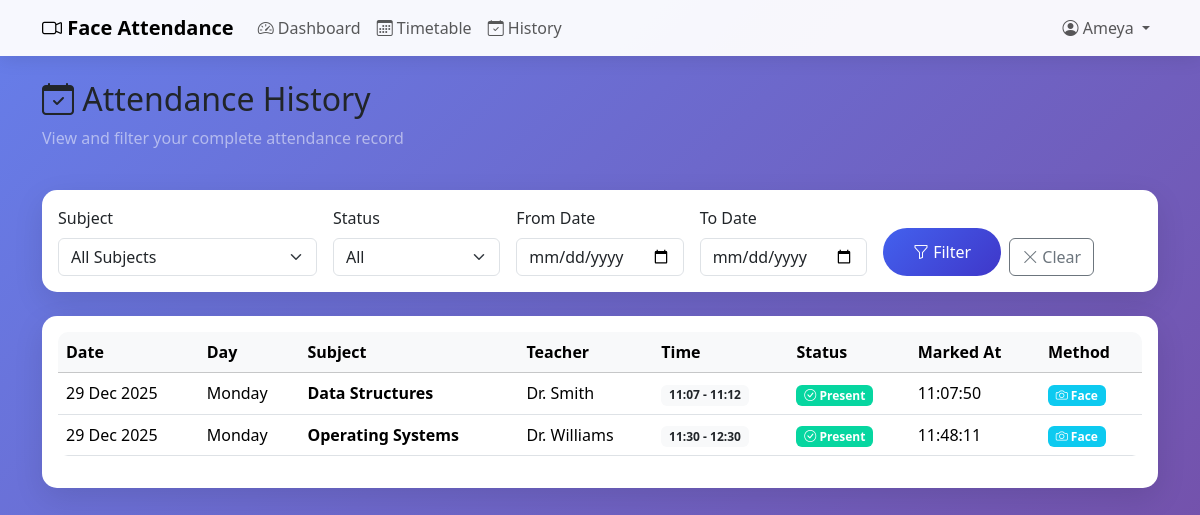
/attendance/history/ (signed in), run on the app's committed database.
### core/models.py (models this page shows, shortened)
class Student(models.Model):
    user = models.OneToOneField(User, on_delete=models.CASCADE, related_name='student_profile')
    roll_no = models.CharField(max_length=20, unique=True)
    name = models.CharField(max_length=100)
    classroom = models.ForeignKey(Classroom, on_delete=models.CASCADE, related_name='students')
    face_folder_name = models.CharField(max_length=100, blank=True, help_text="Folder name in known_faces/")
    photo_straight = models.CharField(max_length=255, blank=True, help_text="Front-facing photo path")
    photo_left = models.CharField(max_length=255, blank=True, help_text="Looking left photo path")
    photo_right = models.CharField(max_length=255, blank=True, help_text="Looking right photo path")
    class Meta:
        ordering = ['roll_no']

class Attendance(models.Model):
    STATUS_CHOICES = [
        ('present', 'Present'),
        ('absent', 'Absent'),
        ('late', 'Late'),
    ]
    lecture = models.ForeignKey(Lecture, on_delete=models.CASCADE, related_name='attendance_records')
    student = models.ForeignKey(Student, on_delete=models.CASCADE, related_name='attendance_records')
    status = models.CharField(max_length=10, choices=STATUS_CHOICES, default='absent')
    marked_at = models.DateTimeField(null=True, blank=True)
    marked_by_face_recognition = models.BooleanField(default=False)
    class Meta:
        unique_together = ['lecture', 'student']
        ordering = ['student__roll_no']

class Lecture(models.Model):
    STATUS_CHOICES = [
        ('scheduled', 'Scheduled'),
        ('active', 'Active'),  # Attendance can be marked
        ('completed', 'Completed'),
        ('cancelled', 'Cancelled'),
    ]
    timetable = models.ForeignKey(Timetable, on_delete=models.CASCADE, related_name='lectures')
    date = models.DateField(default=timezone.now)
    status = models.CharField(max_length=20, choices=STATUS_CHOICES, default='scheduled')
    started_at = models.DateTimeField(null=True, blank=True)
    ended_at = models.DateTimeField(null=True, blank=True)
    carried_from = models.ForeignKey('self', on_delete=models.SET_NULL, null=True, blank=True,
                                      related_name='carried_to',
                                      help_text="Previous lecture from which attendance was carried forward")
    class Meta:
        ordering = ['-date', '-started_at']
        unique_together = ['timetable', 'date']

class Timetable(models.Model):
    DAYS_OF_WEEK = [
        (0, 'Monday'),
        (1, 'Tuesday'),
        (2, 'Wednesday'),
        (3, 'Thursday'),
        (4, 'Friday'),
        (5, 'Saturday'),
        (6, 'Sunday'),
    ]
    room = models.ForeignKey(Room, on_delete=models.CASCADE, related_name='timetable_entries', null=True, blank=True)
    classroom = models.ForeignKey(Classroom, on_delete=models.CASCADE, related_name='timetable_entries')
    subject = models.ForeignKey(Subject, on_delete=models.CASCADE, related_name='timetable_entries')
    teacher = models.ForeignKey(Teacher, on_delete=models.CASCADE, related_name='timetable_entries')
    day_of_week = models.IntegerField(choices=DAYS_OF_WEEK)
    start_time = models.TimeField()
    end_time = models.TimeField()
    is_recurring = models.BooleanField(default=True, help_text="False for extra/one-time lectures")
    extra_date = models.DateField(null=True, blank=True, help_text="Specific date for non-recurring lectures")
    class Meta:
        ordering = ['day_of_week', 'start_time']
        unique_together = ['room', 'day_of_week', 'start_time']

class Subject(models.Model):
    name = models.CharField(max_length=100)
    code = models.CharField(max_length=20, unique=True)  # e.g., "CS101"
    class Meta:
        ordering = ['code']

class Teacher(models.Model):
    user = models.OneToOneField(User, on_delete=models.CASCADE, related_name='teacher_profile', null=True, blank=True)
    name = models.CharField(max_length=100)
    email = models.EmailField(blank=True)
    class Meta:
        ordering = ['name']

### core/views.py (the view)
# urls.py: path('attendance/history/', views.attendance_history, name='attendance_history'),
@login_required
def attendance_history(request):
    try:
        student = request.user.student_profile
    except Student.DoesNotExist:
        messages.error(request, "You don't have a student profile.")
        return redirect('login')
    subject_filter = request.GET.get('subject', '')
    status_filter = request.GET.get('status', '')
    date_from = request.GET.get('date_from', '')
    date_to = request.GET.get('date_to', '')
    attendance_records = Attendance.objects.filter(student=student).select_related(
        'lecture', 'lecture__timetable', 'lecture__timetable__subject',
        'lecture__timetable__teacher'
    ).order_by('-lecture__date')
    if subject_filter:
        attendance_records = attendance_records.filter(lecture__timetable__subject_id=subject_filter)
    if status_filter:
        attendance_records = attendance_records.filter(status=status_filter)
    if date_from:
        attendance_records = attendance_records.filter(lecture__date__gte=date_from)
    if date_to:
        attendance_records = attendance_records.filter(lecture__date__lte=date_to)
    subjects = Subject.objects.filter(
        timetable_entries__classroom=student.classroom
    ).distinct()
    context = {
        'student': student,
        'attendance_records': attendance_records,
        'subjects': subjects,
        'selected_subject': subject_filter,
        'selected_status': status_filter,
        'date_from': date_from,
        'date_to': date_to,
    }
    return render(request, 'core/attendance_history.html', context)

### templates/core/attendance_history.html (shortened to what this page needs)
{% extends 'base.html' %}
{% block content %}
<div class="row mb-4">
    <div class="col-12">
        <h2><i class="bi bi-calendar-check"></i> Attendance History</h2>
        <p class="text-white-50">View and filter your complete attendance record</p>
    </div>
</div>
<div class="card mb-4">
    <div class="card-body">
        <form method="get" class="row g-3">
            <div class="col-md-3">
                <label class="form-label">Subject</label>
                <select name="subject" class="form-select">
                    <option value="">All Subjects</option>
                </select>
            </div>
            <div class="col-md-2">
                <label class="form-label">Status</label>
                <select name="status" class="form-select">
                    <option value="">All</option>
                </select>
            </div>
            <div class="col-md-2">
                <label class="form-label">From Date</label>
                <input type="date" name="date_from" class="form-control" value="{{ date_from }}">
            </div>
            <div class="col-md-2">
                <label class="form-label">To Date</label>
                <input type="date" name="date_to" class="form-control" value="{{ date_to }}">
            </div>
            <div class="col-md-3 d-flex align-items-end">
                <button type="submit" class="btn btn-primary me-2">
                    <i class="bi bi-funnel"></i> Filter
                </button>
                <a href="{% url 'attendance_history' %}" class="btn btn-outline-secondary">
                    <i class="bi bi-x-lg"></i> Clear
                </a>
            </div>
        </form>
    </div>
</div>
<div class="card">
    <div class="card-body">
        {% if attendance_records %}
        <div class="table-responsive">
            <table class="table table-hover">
                <thead class="table-light">
                    <tr>
                        <th>Date</th>
                        <th>Day</th>
                        <th>Subject</th>
                        <th>Teacher</th>
                        <th>Time</th>
                        <th>Status</th>
                        <th>Marked At</th>
                        <th>Method</th>
                    </tr>
                </thead>
                <tbody>
                    {% for record in attendance_records %}
                    <tr>
                        <td>{{ record.lecture.date|date:"d M Y" }}</td>
                        <td>{{ record.lecture.date|date:"l" }}</td>
                        <td><strong>{{ record.lecture.timetable.subject.name }}</strong></td>
                        <td>{{ record.lecture.timetable.teacher.name }}</td>
                        <td>
                            <span class="badge bg-light text-dark">
                                {{ record.lecture.timetable.start_time|time:"H:i" }} - {{ record.lecture.timetable.end_time|time:"H:i" }}
                            </span>
                        </td>
                        <td>
                            <span class="badge badge-{{ record.status }}">
                                {% if record.status == 'present' %}
                                <i class="bi bi-check-circle"></i>
                                {% elif record.status == 'absent' %}
                                <i class="bi bi-x-circle"></i>
                                {% else %}
                                <i class="bi bi-clock"></i>
                                {% endif %}
                                {{ record.status|title }}
                            </span>
                        </td>
                        <td>
                            {% if record.marked_at %}
                            {{ record.marked_at|time:"H:i:s" }}
                            {% else %}
                            -
                            {% endif %}
                        </td>
                        <td>
                            {% if record.marked_by_face_recognition %}
                            <span class="badge bg-info">
                                <i class="bi bi-camera"></i> Face
                            </span>
                            {% elif record.status == 'present' %}
                            <span class="badge bg-secondary">
                                <i class="bi bi-pencil"></i> Manual
                            </span>
                            {% else %}
                            -
                            {% endif %}
                        </td>
                    </tr>
                    {% endfor %}
                </tbody>
            </table>
        </div>
        {% endif %}
    </div>
</div>
{% endblock %}

### templates/base.html (shortened to what this page needs)
<!DOCTYPE html>
<html lang="en">
<head>
    <link href="https://cdn.jsdelivr.net/npm/bootstrap@5.3.2/dist/css/bootstrap.min.css" rel="stylesheet">
    <link rel="stylesheet" href="https://cdn.jsdelivr.net/npm/bootstrap-icons@1.11.1/font/bootstrap-icons.css">
</head>
<body>
    {% if user.is_authenticated %}
    <nav class="navbar navbar-expand-lg navbar-light bg-light mb-4">
        <div class="container">
            {% if user.teacher_profile %}
            <a class="navbar-brand fw-bold text-success" href="{% url 'teacher_dashboard' %}">
                <i class="bi bi-person-workspace"></i> Teacher Portal
            </a>
            <button class="navbar-toggler" type="button" data-bs-toggle="collapse" data-bs-target="#navbarNav">
                <span class="navbar-toggler-icon"></span>
            </button>
            <div class="collapse navbar-collapse" id="navbarNav">
                <ul class="navbar-nav me-auto">
                    <li class="nav-item">
                        <a class="nav-link" href="{% url 'teacher_dashboard' %}"><i class="bi bi-speedometer2"></i> Dashboard</a>
                    </li>
                    <li class="nav-item">
                        <a class="nav-link" href="{% url 'teacher_timetable' %}"><i class="bi bi-calendar3"></i> My Timetable</a>
                    </li>
                    <li class="nav-item">
                        <a class="nav-link" href="{% url 'teacher_lecture_history' %}"><i class="bi bi-clock-history"></i> Lecture History</a>
                    </li>
                    <li class="nav-item">
                        <a class="nav-link" href="{% url 'teacher_schedule_extra' %}"><i class="bi bi-plus-circle"></i> Schedule Extra</a>
                    </li>
                    <li class="nav-item">
                        <a class="nav-link" href="{% url 'teacher_cancel_lectures' %}"><i class="bi bi-calendar-x"></i> Cancel Lectures</a>
                    </li>
                </ul>
                <ul class="navbar-nav">
                    <li class="nav-item dropdown">
                        <a class="nav-link dropdown-toggle" href="#" id="navbarDropdown" role="button" data-bs-toggle="dropdown">
                            <i class="bi bi-person-circle text-success"></i> {{ user.teacher_profile.name }}
                        </a>
                        <ul class="dropdown-menu dropdown-menu-end">
                            <li><a class="dropdown-item" href="{% url 'logout' %}"><i class="bi bi-box-arrow-right"></i> Logout</a></li>
                        </ul>
                    </li>
                </ul>
            </div>
            {% elif user.student_profile %}
            <a class="navbar-brand fw-bold" href="{% url 'dashboard' %}">
                <i class="bi bi-camera-video"></i> Face Attendance
            </a>
            <div class="collapse navbar-collapse" id="navbarNav">
                <ul class="navbar-nav me-auto">
                    <li class="nav-item">
                        <a class="nav-link" href="{% url 'dashboard' %}"><i class="bi bi-speedometer2"></i> Dashboard</a>
                    </li>
                    <li class="nav-item">
                        <a class="nav-link" href="{% url 'timetable' %}"><i class="bi bi-calendar3"></i> Timetable</a>
                    </li>
                    <li class="nav-item">
                        <a class="nav-link" href="{% url 'attendance_history' %}"><i class="bi bi-calendar-check"></i> History</a>
                    </li>
                </ul>
                <ul class="navbar-nav">
                    <li class="nav-item dropdown">
                        <a class="nav-link dropdown-toggle" href="#" id="navbarDropdown" role="button" data-bs-toggle="dropdown">
                            <i class="bi bi-person-circle"></i> {{ user.student_profile.name }}
                        </a>
                    </li>
                </ul>
            </div>
            {% endif %}
        </div>
    </nav>
    {% endif %}
    <div class="container">
        {% block content %}{% endblock %}
    </div>
</body>
</html>

### templates/base.html (style rules this page uses)
:root { --primary-color: #4361ee; --secondary-color: #3f37c9; --success-color: #06d6a0; --danger-color: #ef476f; --warning-color: #ffd166; }
body { background: linear-gradient(135deg, #667eea 0%, #764ba2 100%); min-height: 100vh; }
.card { border: none; border-radius: 15px; box-shadow: 0 10px 30px rgba(0, 0, 0, 0.1); }
.btn-primary { background: linear-gradient(135deg, var(--primary-color), var(--secondary-color)); border: none; padding: 12px 30px; border-radius: 25px; transition: transform 0.3s ease, box-shadow 0.3s ease; }
.navbar { background: rgba(255, 255, 255, 0.95) !important; box-shadow: 0 2px 20px rgba(0, 0, 0, 0.1); }
.table { border-radius: 10px; overflow: hidden; }
.badge-present { background-color: var(--success-color); }

### data on the page
Attendance: lecture "29 Dec 2025", lecture "Monday", lecture.timetable.subject.name "Data Structures", lecture.timetable.teacher.name "Dr. Smith", lecture.timetable.start_time "11:07", lecture.timetable.end_time "11:12", status "Present", marked_at "11:07:50", marked_by_face_recognition True (drawn)
Attendance: lecture "29 Dec 2025", lecture "Monday", lecture.timetable.subject.name "Operating Systems", lecture.timetable.teacher.name "Dr. Williams", lecture.timetable.start_time "11:30", lecture.timetable.end_time "12:30", status "Present", marked_at "11:48:11", marked_by_face_recognition True (drawn)

### other printed values
{{ user.student_profile.name }} "Ameya"
